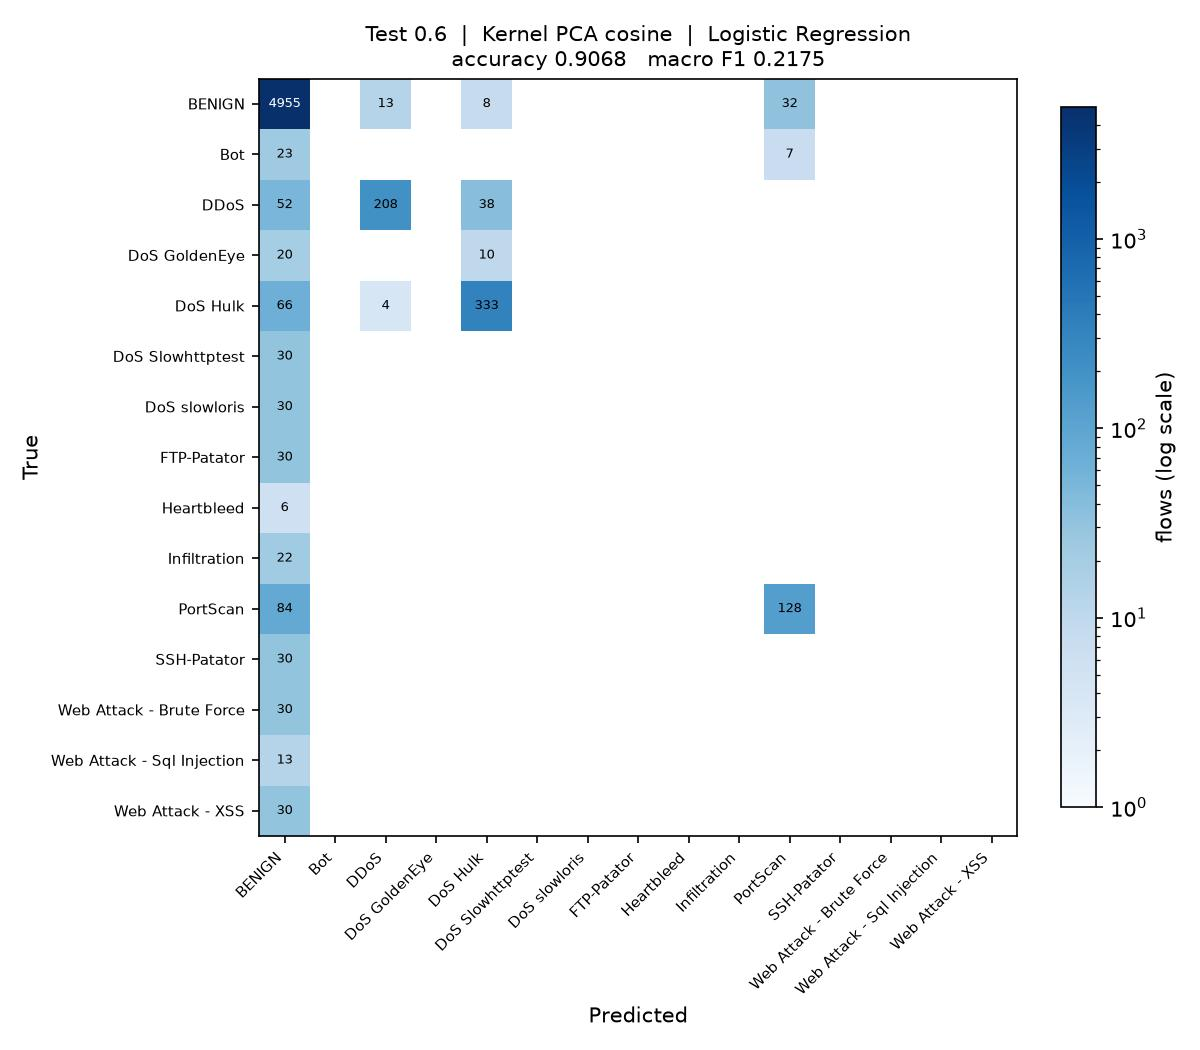

This figure's Python source:
"""
Test_0.6_DR_COS_LR

Test size 0.6  |  Kernel PCA (cosine)  |  Logistic Regression  (reference sheet #2)

Note: taken in place of sheet #1 Linear Regression, which is a regressor and cannot classify.

Run on its own:

    python Test_0.6_DR_COS_LR.py

Writes Test_0.6_DR_COS_LR.jpg (confusion matrix) and appends one row to
results/75_runs.csv.
"""

import os
import sys
import time
import warnings
from pathlib import Path

import matplotlib
matplotlib.use("Agg")
import matplotlib.pyplot as plt
import numpy as np
import pandas as pd
from sklearn.decomposition import KernelPCA
from sklearn.impute import SimpleImputer
from sklearn.metrics import (accuracy_score, confusion_matrix, f1_score,
                             precision_score, recall_score)
from sklearn.model_selection import train_test_split
from sklearn.preprocessing import LabelEncoder, StandardScaler
from sklearn.linear_model import LogisticRegression

sys.path.insert(0, str(Path(__file__).resolve().parent.parent))
from common import load_sample                      # noqa: E402

warnings.filterwarnings("ignore")

# ----- this run -------------------------------------------------------------
TEST_SIZE = 0.6
KERNEL = "cosine"
CLASSIFIER = "LR"
N_COMPONENTS = 15
# ----------------------------------------------------------------------------

SEED = 0
N_JOBS = max(1, (os.cpu_count() or 2) // 2)
STEM = "Test_0.6_DR_COS_LR"
HERE = Path(__file__).resolve().parent
RESULTS = HERE.parent / "results"


def main():
    t0 = time.time()
    df = load_sample(10000, 50, SEED)
    y = LabelEncoder().fit_transform(df["Label"])
    X = df.drop(columns=["Label", "Day"])
    classes = sorted(df["Label"].unique())
    print(f"{len(df):,} flows, {X.shape[1]} features, {len(classes)} classes")

    X_train, X_test, y_train, y_test = train_test_split(
        X, y, test_size=TEST_SIZE, random_state=SEED, stratify=y)

    # mean imputation and scaling, fitted on the training split only
    imputer = SimpleImputer(strategy="mean").fit(X_train)
    scaler = StandardScaler().fit(imputer.transform(X_train))
    X_train = scaler.transform(imputer.transform(X_train))
    X_test = scaler.transform(imputer.transform(X_test))

    # dimensionality reduction: Kernel PCA, fitted on the training split only.
    # arpack keeps the largest positive eigenvalues; the randomized solver ranks
    # them by magnitude and fails on the sigmoid kernel, which is not PSD.
    kpca = KernelPCA(n_components=N_COMPONENTS, kernel=KERNEL,
                     eigen_solver="arpack", random_state=SEED, n_jobs=N_JOBS)
    X_train = kpca.fit_transform(X_train)
    X_test = kpca.transform(X_test)
    print(f"Kernel PCA ({KERNEL}): {X_train.shape[1]} components")

    classifier = LogisticRegression(max_iter=2000, random_state=SEED)
    classifier.fit(X_train, y_train)
    y_pred = classifier.predict(X_test)

    acc = accuracy_score(y_test, y_pred)
    pre = precision_score(y_test, y_pred, average="macro", zero_division=0)
    rec = recall_score(y_test, y_pred, average="macro", zero_division=0)
    f1 = f1_score(y_test, y_pred, average="macro", zero_division=0)
    pre_w = precision_score(y_test, y_pred, average="weighted", zero_division=0)
    rec_w = recall_score(y_test, y_pred, average="weighted", zero_division=0)
    f1_w = f1_score(y_test, y_pred, average="weighted", zero_division=0)

    print(f"Accuracy  : {acc:.4f}")
    print(f"Precision : {pre:.4f}")
    print(f"Recall    : {rec:.4f}")
    print(f"F1 Score  : {f1:.4f}")

    # confusion matrix image, named to match this script
    cm = confusion_matrix(y_test, y_pred, labels=range(len(classes)))
    fig, ax = plt.subplots(figsize=(8, 7))
    im = ax.imshow(cm, cmap="Blues", norm=matplotlib.colors.LogNorm(vmin=1))
    ax.set_xticks(range(len(classes)), classes, rotation=45, ha="right", fontsize=7)
    ax.set_yticks(range(len(classes)), classes, fontsize=7)
    ax.set_xlabel("Predicted")
    ax.set_ylabel("True")
    ax.set_title(f"Test {TEST_SIZE}  |  Kernel PCA {KERNEL}  |  Logistic Regression\n"
                 f"accuracy {acc:.4f}   macro F1 {f1:.4f}", fontsize=10)
    for i in range(len(classes)):
        for j in range(len(classes)):
            if cm[i, j]:
                ax.text(j, i, cm[i, j], ha="center", va="center", fontsize=6,
                        color="white" if cm[i, j] > cm.max() / 3 else "black")
    fig.colorbar(im, ax=ax, fraction=0.04, label="flows (log scale)")
    fig.tight_layout()
    fig.savefig(HERE / f"{STEM}.jpg", dpi=150)
    plt.close(fig)

    # one row appended to the shared results table
    RESULTS.mkdir(exist_ok=True)
    row = {"Test": TEST_SIZE, "DR": "COS", "Clas": CLASSIFIER,
           "Acc": round(acc, 4), "Pre": round(pre, 4), "Rec": round(rec, 4),
           "F1": round(f1, 4),
           "Pre_weighted": round(pre_w, 4), "Rec_weighted": round(rec_w, 4),
           "F1_weighted": round(f1_w, 4),
           "n_components": N_COMPONENTS, "seconds": round(time.time() - t0, 1),
           "script": STEM}
    out = RESULTS / "75_runs.csv"
    old = pd.read_csv(out).to_dict("records") if out.exists() else []
    old = [r for r in old if r.get("script") != STEM]
    pd.DataFrame(old + [row]).to_csv(out, index=False)
    print(f"saved {STEM}.jpg and appended to results/75_runs.csv "
          f"({time.time() - t0:.0f}s)")


if __name__ == "__main__":
    main()
